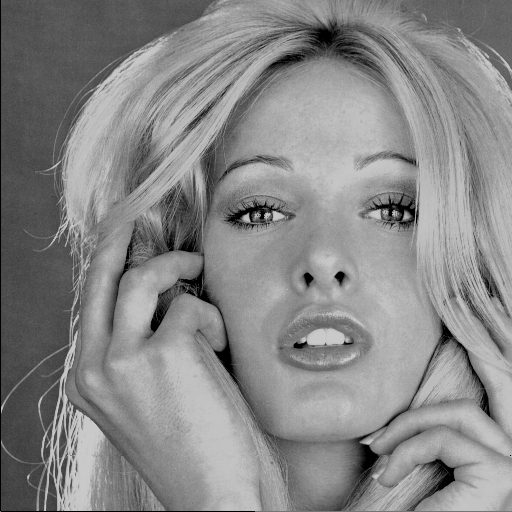
//> input picture imageProcessingOpenCV/pailaboratoare/26.11/blonde.png, 512 x 512 px
$ ./compresie blonde.png   (built with g++ and OpenCV 4)
//> lines starting //> are read from the running program, lines starting //| are printed output that depends on the picture; after the words box and inside, x2 and y2 are one past the last pixel; in counts of white or black regions, pixels touching at a corner belong together

// Mihai Ivanovici, noiembrie 2010

#include "cv.h"
#include "highgui.h"
#include <stdio.h>
#include <stdlib.h>
#include <math.h>

void compresie_decompresie_cu_DCT( IplImage* );

int main( int argc, char** argv )
{
    char     *filename;
    IplImage *img;

    if( argc == 2 )
    {
        filename = ( char* )malloc( sizeof( char ) * 128 );
        filename = argv[1];
        printf( "Loading %s...\n", filename );
        img = cvLoadImage( filename, 1 );
//> img is the input picture: 512 rows x 512 cols, CV_8UC3; min 0, max 202, mean 135.1

        if( img )
        {
            cvNamedWindow( "Imaginea originala", 1 );
            cvShowImage( "Imaginea originala", img );

            compresie_decompresie_cu_DCT( img );

            cvWaitKey(0);
            cvReleaseImage( &img );
            cvDestroyWindow( "Imaginea originala" );
        }
        else
        {
            printf( "This is not a valid image file\n" );
        }

        free( filename );
        return 0;
    }
    else
    {
        printf( "Image filename was not specified\n" );
        exit( -1 );
    }
}


void compresie_decompresie_cu_DCT( IplImage* image )
{
    int		w, h;
    int		i, j;
    int     k, l;
    double	pi = 3.1415926;

    CvScalar   pixel;
    CvScalar   valoare;
    IplImage   *imagine_rezultat;
    IplImage   *imagine_diferenta;
    IplImage   *cosinus;

	int	    N, nivel;
	double  max = 0, min = 10000;
	double  value;
	CvMat	*C;	//matricea transformarii cosinus
	CvMat	*U;	//matricea imaginii in spatiul original
	CvMat	*V;	//matricea imaginii in spatiul transformatei
	CvMat   *AUX; //matrice auxiliara pentru rezultatul partial

    double m, M;
    double prag;
    int    nr;  //numarul de coeficienti anulati in spatiul transformatei

    w = image->width;
//> w = 512
    h = image->height;
//> h = 512

    if( w == h )
    {
        imagine_rezultat = cvCreateImage( cvSize( w, h ), IPL_DEPTH_8U, 1 );

        N = w;
//> N = 512
        C = cvCreateMat( N, N, CV_32FC1 );
        U = cvCreateMat( N, N, CV_32FC1 );
        V = cvCreateMat( N, N, CV_32FC1 );
        AUX = cvCreateMat( N, N, CV_32FC1 );

        //formarea matricii C a transformarii cosinus discreta
        for( i = 0; i < N; i++ )
             cvmSet( C, 0, i, 1. / sqrt( (float)N ) );
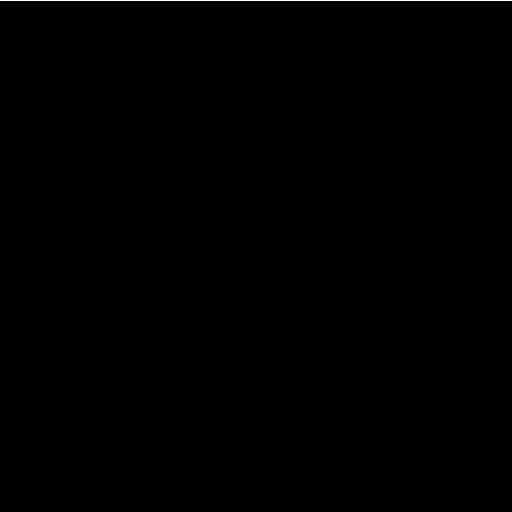
//> C: 512 rows x 512 cols, CV_32FC1; values 0 (black) and 0.0442 (white), 0.2% white in thin lines or dots, all inside (x1, y1, x2, y2) = (0, 0, 512, 1)

        for( i = 1; i < N; i++ )
             for( j = 0; j < N; j++ )
             {
                  value = sqrt( 2./N ) * cos( pi * ( 2*j + 1 ) * i / ( 2*N ) );
                  cvmSet( C, i, j, value );
                  if( value > max )
                      max = value;
             }
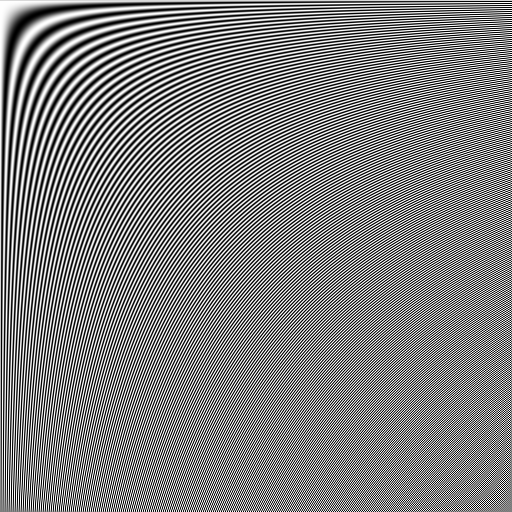
//> C: 512 rows x 512 cols, CV_32FC1; min -0.0625, max 0.0625, mean 8.63e-05; drawn with min black and max white
//> after the loop, value = -0.00019; max = 0.0625

        //popularea matricei U cu valorile pixelilor imaginii
        for( i = 0; i < N; i++ )
             for( j = 0; j < N; j++ )
             {
                  pixel = cvGet2D( image, i, j );
                  cvmSet( U, i, j, pixel.val[ 0 ] );
             }
//> this loop made 512 passes
//> pixel on passes 1 to 3: Scalar(101, 101, 101), Scalar(96, 96, 96), Scalar(99, 99, 99)
//> after the loop, pixel = Scalar(117, 117, 117)

        //V = C*U*Ct
        //mai intii vom calcula AUX = C * U
        for( i = 0; i < N; i++ )
             for( j = 0; j < N; j++ )
             {
                  value = 0;
                  for( k = 0; k < N; k++ )
                       value += cvmGet( C, i, k ) * cvmGet( U, k, j );
                  cvmSet( AUX, i, j, value );
             }
//> this loop made 512 passes
//> value on passes 1 to 3: 3601.2, -367.3, -336.9
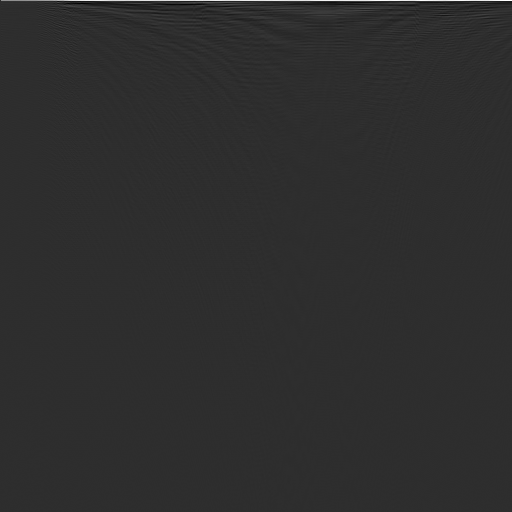
//> AUX: 512 rows x 512 cols, CV_32FC1; min -794.5, max 3608.9, mean 5.1; drawn with min black and max white
//> after the loop, value = 3.51

        //apoi V = AUX * Ct
        max = 0;
        for( i = 0; i < N; i++ )
             for( j = 0; j < N; j++ )
             {
                  value = 0;
                  for( k = 0; k < N; k++ )
                       value += cvmGet( AUX, i, k ) * cvmGet( C, j, k );
	              cvmSet( V, i, j, value );

                  if( value > max )
                      max = value;
                  else
                      if( value < min )
                          min = value;
             }
//> this loop made 512 passes
//> value on passes 1 to 3: 20.54, -6.94, -5.03
//> after the loop, value = 4.94; max = 69163; min = -7700

// /*
        //anularea coeficientilor de energie mica
        prag = 50;
        nr = 0;
        for( i = 0; i < N; i++ )
             for( j = 0; j < N; j++ )
             {
                  value = fabs( cvmGet( V, i, j ) );
                  if( value < prag )
                  {
                      cvmSet( V, i, j, 0 );
                      nr++;
                  }
             }
//> this loop made 512 passes
//> (value, nr) on passes 1 to 3: (20.54, 220), (6.94, 645), (5.03, 1049)
//> after the loop, value = 4.94; nr = 255380
        printf( "Procentul de valori retinute in spatiul transformatei = %5.2lf%%\n", 100.*(N*N - nr) / (N*N) );
//| Procentul de valori retinute in spatiul transformatei =  2.58%
        if( nr != 0 )
            printf( "Factorul de compresie obtinut = %5.2lf\n", 1. * (N * N) / (N*N - nr) );
//| Factorul de compresie obtinut = 38.76
// */

        // DECOMPRESIA IMAGINII

        //U = Ct * V * C
        //AUX = Ct * V
        for( i = 0; i < N; i++ )
             for( j = 0; j < N; j++ )
             {
                  value = 0;
                  for( k = 0; k < N; k++ )
                       value += cvmGet( C, k, i ) * cvmGet( V, k, j );
     		      cvmSet( AUX, i, j, value );
             }
//> after the loop, value = 0

        //apoi U = AUX * C
        for( i = 0; i < N; i++ )
             for( j = 0; j < N; j++ )
             {
                  value = 0;
                  for( k = 0; k < N; k++ )
                       value += cvmGet( AUX, i, k ) * cvmGet( C, k, j );
                  cvmSet( U, i, j, value );
                  pixel.val[ 0 ] = value;
                  cvSet2D( imagine_rezultat, i, j, pixel );
             }
//> this loop made 512 passes
//> value on passes 1 to 3: 109.6, 105.2, 95.75
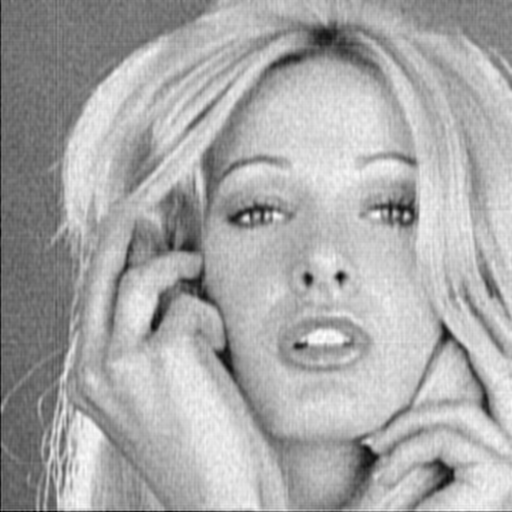
//> U: 512 rows x 512 cols, CV_32FC1; min -29.3, max 218.4, mean 135.1; drawn with min black and max white
//> after the loop, value = 85.63

        cvNamedWindow( "Imaginea dupa decompresie", 1 );
        cvShowImage( "Imaginea dupa decompresie", imagine_rezultat );

        //calcul pseudo-imagine diferenta (zgomot cauzat de compresia cu pierderi)
        imagine_diferenta = cvCreateImage( cvSize( w, h ), IPL_DEPTH_8U, 1 );
        double vall=0;
        for( i = 0; i < N; i++ )
             for( j = 0; j < N; j++ )
             {
                  pixel = cvGet2D( image, i, j );
                  value = (int)( fabs( pixel.val[ 0 ] - cvmGet( U, i, j ) ) );
                  valoare.val[ 0 ] = value;
                  cvSet2D( imagine_diferenta, i, j, valoare );
                  vall=vall+(value*value);
             }
//> this loop made 512 passes
//> (pixel, value, vall) on passes 1 to 3: (Scalar(101, 101, 101), 8, 31850), (Scalar(96, 96, 96), 9, 56432), (Scalar(99, 99, 99), 3, 78236)
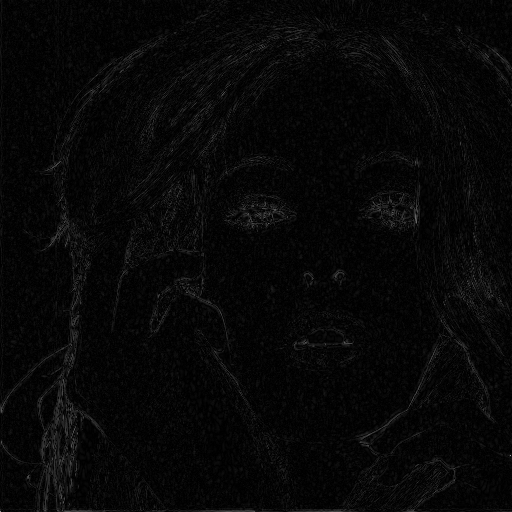
//> imagine_diferenta: 512 rows x 512 cols, CV_8UC1; min 0, max 158, mean 7.2

        printf( "E = %f", (1./(N*N))*vall );
//| E = 118.112629
//> (the run ends here: the program stops with an error, at `free( filename );`)
